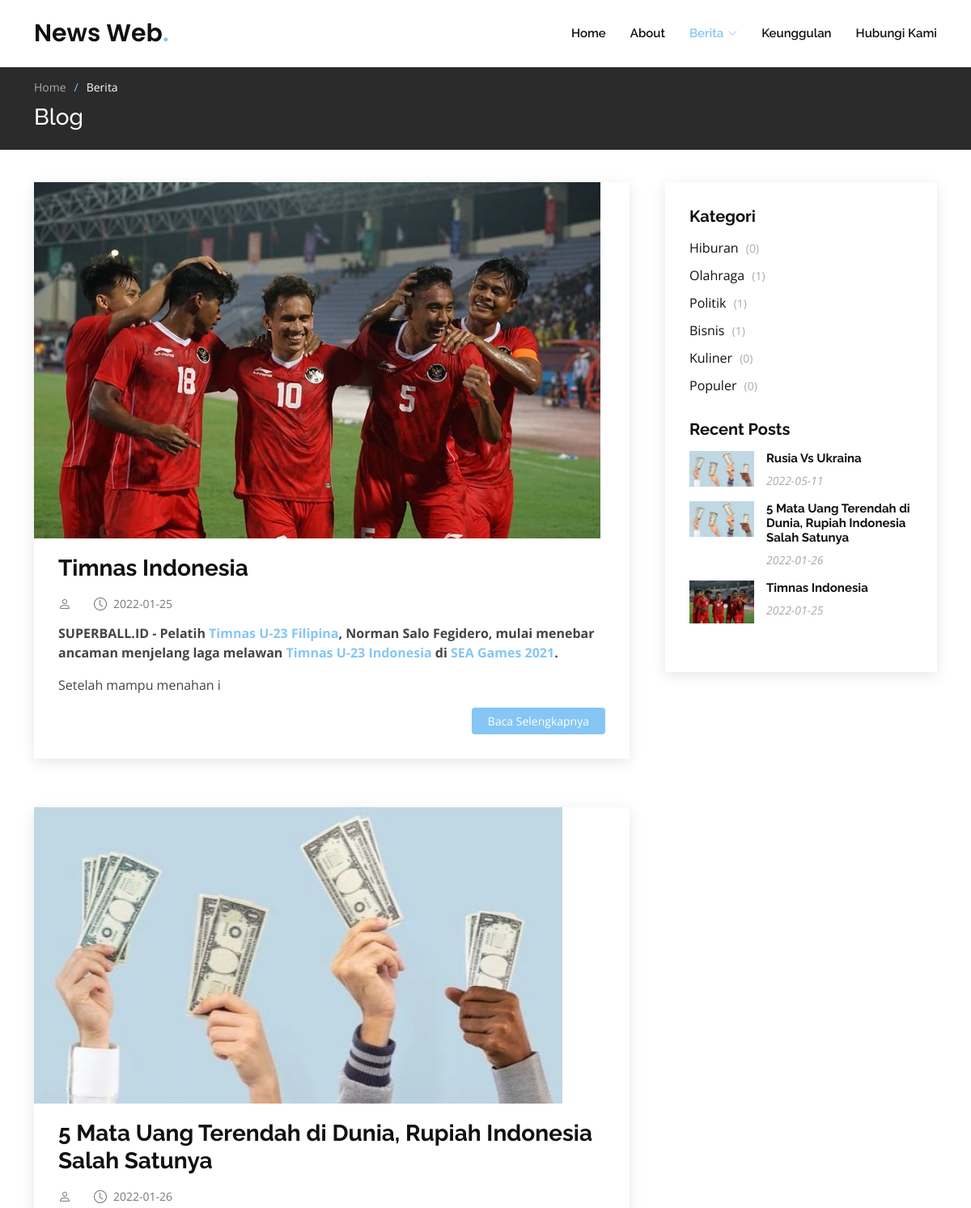
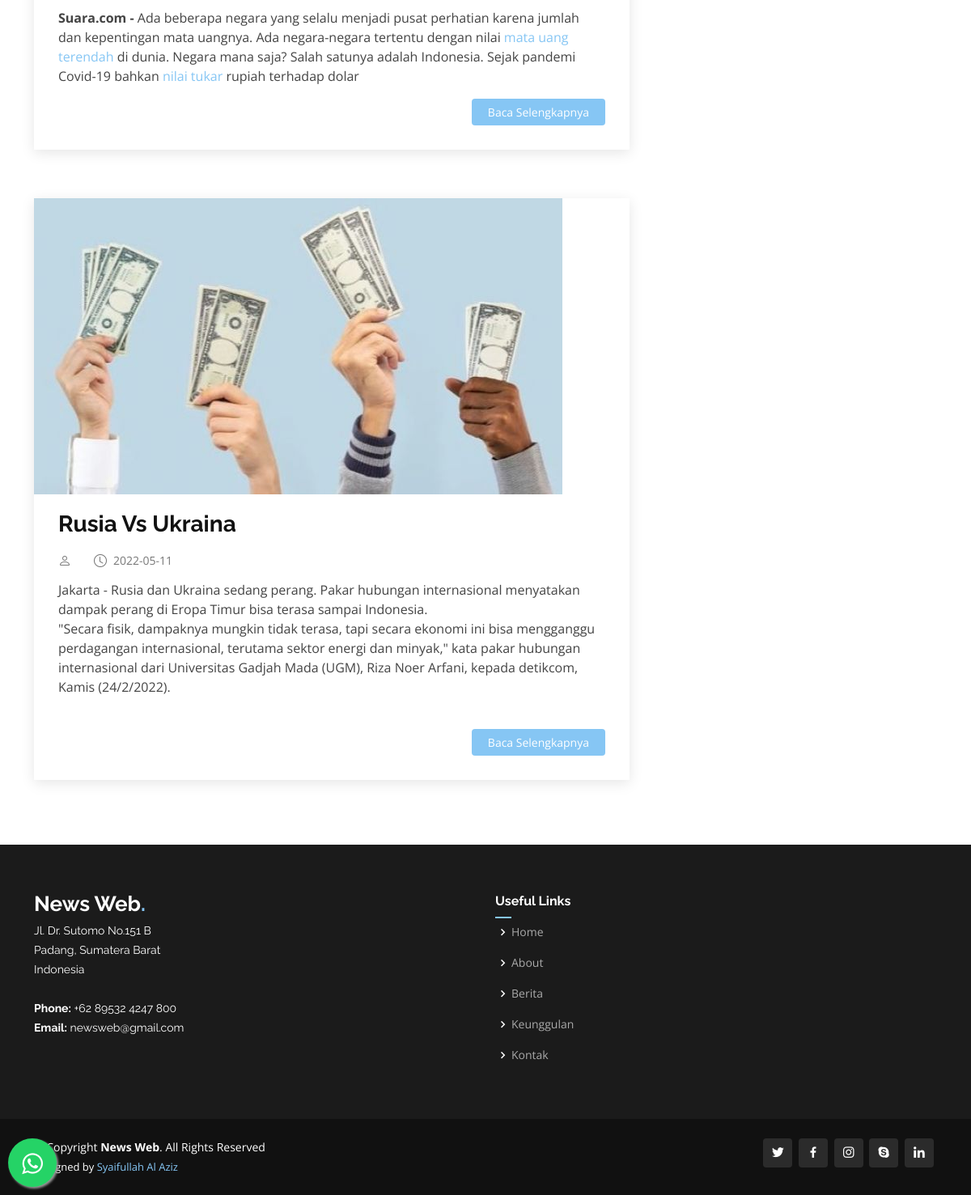
The page /index.php?page=berita on the database its author committed (2 pictures, top to bottom).
### tables this page shows
CREATE TABLE `tb_berita` (
  `id_berita` int(11) NOT NULL,
  `id_kategori` int(11) NOT NULL,
  `judul_berita` varchar(100) NOT NULL,
  `slug` varchar(255) NOT NULL,
  `tanggal_berita` date NOT NULL,
  `isi_berita` text NOT NULL,
  `gambar_berita` varchar(255) NOT NULL
);

CREATE TABLE `tb_kategori` (
  `id_kategori` int(11) NOT NULL,
  `judul_kategori` varchar(100) NOT NULL
);

### index.php (called while the page is built, shortened)
<?php
include "frontend/component/header.php";
include "frontend/content.php";
include "frontend/component/footer.php";

### frontend/berita.php (the view, shortened to what this page needs)
<?php
if (isset($_GET['kategori'])) {
    $query = mysqli_query($koneksi, "SELECT * FROM tb_berita JOIN tb_kategori ON tb_berita.id_kategori=tb_kategori.id_kategori
    WHERE tb_kategori.judul_kategori='$_GET[kategori]' ORDER BY tb_berita.id_berita ASC");
} else {
    $query = mysqli_query($koneksi, "SELECT * FROM tb_berita ORDER BY id_berita ASC");
}
$query2 = mysqli_query($koneksi, "SELECT * FROM tb_anggota WHERE id_anggota=2");
$anggota = mysqli_fetch_array($query2);
?>
<section class="breadcrumbs">
    <div class="container">
        <ol>
            <li><a href="#">Home</a></li>
            <li>Berita</li>
        </ol>
        <h2>Blog</h2>
    </div>
</section>
<section id="blog" class="blog">
    <div class="container" data-aos="fade-up">
        <div class="row">
            <div class="col-lg-8 entries">
                <?php
                while ($data = mysqli_fetch_array($query)) {
                ?>
                    <article class="entry">
                        <div class="entry-img">
                            <img src="assets/backend/img/<?= $data['gambar_berita']; ?>" alt="" class="img-fluid">
                        </div>
                        <h2 class="entry-title">
                            <a href="detailberita-<?= $data['slug']; ?>"><?= $data['judul_berita']; ?></a>
                        </h2>
                        <div class="entry-meta">
                            <ul>
                                <li class="d-flex align-items-center"><i class="bi bi-person"></i> <a href="blog-single.html"><?= $anggota['nama_anggota'] ?></a></li>
                                <li class="d-flex align-items-center"><i class="bi bi-clock"></i> <a href="blog-single.html"><time datetime="2020-01-01"><?= $data['tanggal_berita'] ?></time></a></li>
                            </ul>
                        </div>
                        <div class="entry-content">
                            <p>
                                <?= substr($data['isi_berita'], 0, 450) ?>
                            </p>
                            <div class="read-more">
                                <a href="index.php?page=berita&slug=<?= $data['slug']; ?>">Baca Selengkapnya</a>
                            </div>
                        </div>
                    </article>
                <?php } ?>
            </div>
            <div class="col-lg-4">
                <div class="sidebar">
                    <h3 class="sidebar-title">Kategori</h3>
                    <div class="sidebar-item categories">
                        <?php
                        $query = mysqli_query($koneksi, "SELECT *, (SELECT count(*) FROM tb_berita
                        WHERE id_kategori=tb_kategori.id_kategori)
                        as jumlah_kiriman FROM tb_kategori");
                        ?>
                        <ul>
                            <?php
                            while ($row = mysqli_fetch_array($query)) {
                            ?>
                                <li>
                                    <a href="index.php?page=berita&kategori=<?= $row['judul_kategori'] ?>"><?= $row['judul_kategori'] ?> <span>(<?= $row['jumlah_kiriman'] ?>)</span></a>
                                </li>
                            <?php } ?>
                        </ul>
                    </div>
                    <h3 class="sidebar-title">Recent Posts</h3>
                    <div class="sidebar-item recent-posts">
                        <?php
                        $query = mysqli_query($koneksi, "SELECT * FROM tb_berita ORDER BY id_berita DESC LIMIT 5");
                        while ($row = mysqli_fetch_array($query)) {
                        ?>
                            <div class="post-item clearfix">
                                <img src="assets/backend/img/<?= $row['gambar_berita'] ?>" alt="">
                                <h4><a href="index.php?page=detail_berita&slug=<?= $row['slug']; ?>"><?= $row['judul_berita'] ?></a></h4>
                                <time datetime="2020-01-01"><?= $row['tanggal_berita'] ?></time>
                            </div>
                        <?php } ?>
                    </div>
                </div>
            </div>
        </div>
    </div>
</section>

### frontend/component/header.php (shortened to what this page needs)
<!DOCTYPE html>
<html lang="en">
<head>
    <link href="assets/frontend/vendor/aos/aos.css" rel="stylesheet">
    <link href="assets/frontend/vendor/bootstrap/css/bootstrap.min.css" rel="stylesheet">
    <link href="assets/frontend/vendor/bootstrap-icons/bootstrap-icons.css" rel="stylesheet">
    <link href="assets/frontend/vendor/boxicons/css/boxicons.min.css" rel="stylesheet">
    <link href="assets/frontend/vendor/glightbox/css/glightbox.min.css" rel="stylesheet">
    <link href="assets/frontend/vendor/remixicon/remixicon.css" rel="stylesheet">
    <link href="assets/frontend/vendor/swiper/swiper-bundle.min.css" rel="stylesheet">
    <link href="assets/frontend/css/style.css" rel="stylesheet">
</head>
<body>
    <header id="header" class="fixed-top d-flex align-items-center">
        <div class="container d-flex align-items-center">
            <h1 class="logo me-auto"><a href="index.html">News Web<span>.</span></a></h1>
            <nav id="navbar" class="navbar order-last order-lg-0">
                <ul>
                    <li><a class="<?= $_GET['page'] == '' ? 'active' : '' ?>" href="./">Home</a></li>
                    <li><a class="<?= $_GET['page'] == 'about' ? 'active' : '' ?>" href="index.php?page=about">About</a></li>
                    <li class="dropdown"><a class="<?= $_GET['page'] == 'berita' ? 'active' : '' ?>" href="index.php?page=berita">
                            <span>Berita</span> <i class="bi bi-chevron-down"></i></a>
                    </li>
                    <li><a class="<?= $_GET['page'] == 'keunggulan' ? 'active' : '' ?>" href="index.php?page=keunggulan">Keunggulan</a></li>
                    <li><a class="<?= $_GET['page'] == 'kontak' ? 'active' : '' ?>" href="index.php?page=kontak">Hubungi Kami</a></li>
                </ul>
            </nav>
        </div>
    </header>
    <main id="main">

### frontend/content.php
<?php
if (!empty($_GET['page'])) {
    include_once($_GET['page'] . ".php");
} else {
    include "frontend/home.php";
}

### frontend/component/footer.php (shortened to what this page needs)
</main>
<footer id="footer">
    <div class="footer-top">
        <div class="container">
            <div class="row">
                <div class=" col-lg-6 col-md-6 footer-contact">
                    <h3>News Web<span>.</span></h3>
                    <p>
                        Jl. Dr. Sutomo No.151 B <br>
                        Padang, Sumatera Barat<br>
                        Indonesia <br><br>
                        <strong>Phone:</strong> +62 89532 4247 800<br>
                        <strong>Email:</strong> newsweb@gmail.com<br>
                    </p>
                </div>
                <div class="col-lg-6 col-md-6 footer-links">
                    <h4>Useful Links</h4>
                    <ul>
                        <li><i class="bx bx-chevron-right"></i> <a href="index.php">Home</a></li>
                        <li><i class="bx bx-chevron-right"></i> <a href="index.php?page=about">About</a></li>
                        <li><i class="bx bx-chevron-right"></i> <a href="index.php?page=berita">Berita</a></li>
                        <li><i class="bx bx-chevron-right"></i> <a href="index.php?page=keunggulan">Keunggulan</a></li>
                        <li><i class="bx bx-chevron-right"></i> <a href="index.php?page=kontak">Kontak</a></li>
                    </ul>
                </div>
            </div>
        </div>
    </div>
    <div class="container d-md-flex py-4">
        <div class="me-md-auto text-center text-md-start">
            <div class="copyright">
                &copy; Copyright <strong><span>News Web</span></strong>. All Rights Reserved
            </div>
            <div class="credits">
                Designed by <a href="https://bootstrapmade.com/">Syaifullah Al Aziz</a>
            </div>
        </div>
        <div class="social-links text-center text-md-end pt-3 pt-md-0">
            <a href="#" class="twitter"><i class="bx bxl-twitter"></i></a>
            <a href="#" class="facebook"><i class="bx bxl-facebook"></i></a>
            <a href="#" class="instagram"><i class="bx bxl-instagram"></i></a>
            <a href="#" class="google-plus"><i class="bx bxl-skype"></i></a>
            <a href="#" class="linkedin"><i class="bx bxl-linkedin"></i></a>
        </div>
    </div>
</footer>
<link rel="stylesheet" href="https://maxcdn.bootstrapcdn.com/font-awesome/4.5.0/css/font-awesome.min.css">
<a href="https://api.whatsapp.com/send?phone=62895324247800&text=Halo%20Syaifullah%20Al%20Aziz" class="float" target="_blank">
    <i class="fa fa-whatsapp my-float"></i>
</a>
</body>
</html>

### frontend/component/header.php (style rules this page uses)
.float { position: fixed; width: 60px; height: 60px; bottom: 10px; left: 10px; background-color: #25d366; color: #FFF; border-radius: 50px; text-align: center; font-size: 30px; box-shadow: 2px 2px 3px #999; z-index: 100; }
.my-float { margin-top: 16px; }

### rows shown on the page
tb_berita: gambar_berita (picture), judul_berita "Timnas Indonesia", tanggal_berita "2022-01-25", isi_berita "SUPERBALL.ID - Pelatih Timnas U-23 Filipina , Norman Salo Fegidero, mulai menebar ancaman menjelang laga melawan Timnas U-23 Indonesia di SEA Games 2021 . Setelah mampu menahan i"
tb_berita: gambar_berita (picture), judul_berita "5 Mata Uang Terendah di Dunia, Rupiah Indonesia Salah Satunya", tanggal_berita "2022-01-26", isi_berita "Suara.com - Ada beberapa negara yang selalu menjadi pusat perhatian karena jumlah dan kepentingan mata uangnya. Ada negara-negara tertentu dengan nilai mata uang terendah di dunia. Negara mana saja? Salah satunya adalah Indonesia. Sejak pandemi Covid-19 bahkan nilai tukar rupiah terhadap dolar"
tb_berita: gambar_berita (picture), judul_berita "Rusia Vs Ukraina", tanggal_berita "2022-05-11", isi_berita "Jakarta - Rusia dan Ukraina sedang perang. Pakar hubungan internasional menyatakan dampak perang di Eropa Timur bisa terasa sampai Indonesia. \"Secara fisik, dampaknya mungkin tidak terasa, tapi secara ekonomi ini bisa mengganggu perdagangan internasional, terutama sektor energi dan minyak,\" kata pakar hubungan internasional dari Universitas Gadjah Mada (UGM), Riza Noer Arfani, kepada detikcom, Kamis (24/2/2022)."
tb_kategori: judul_kategori "Hiburan", jumlah_kiriman "0"
tb_kategori: judul_kategori "Olahraga", jumlah_kiriman "1"
tb_kategori: judul_kategori "Politik", jumlah_kiriman "1"
tb_kategori: judul_kategori "Bisnis", jumlah_kiriman "1"
tb_kategori: judul_kategori "Kuliner", jumlah_kiriman "0"
tb_kategori: judul_kategori "Populer", jumlah_kiriman "0"
